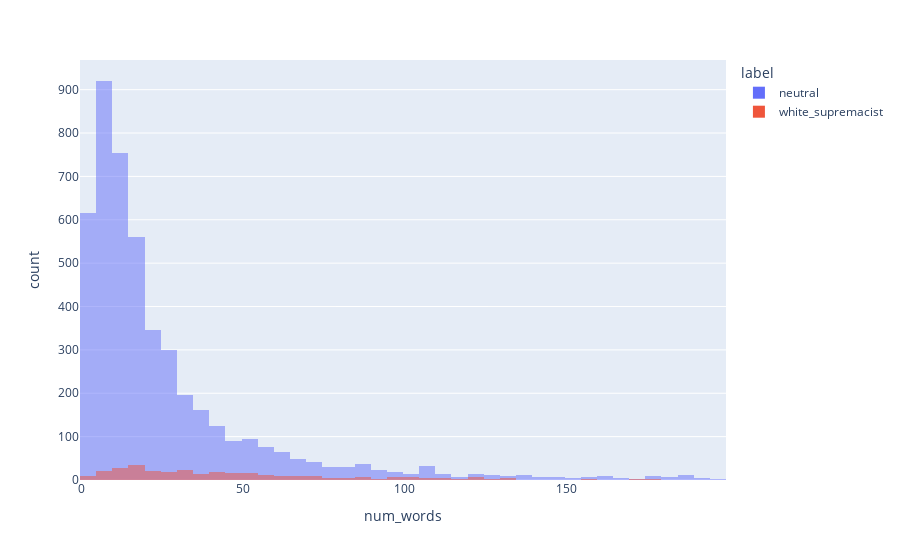

Notebook source saved alongside this figure:
### Code cell
# Look at length (#words) distribution
data['num_words'] = data.text.str.split().str.len()
# data.plot.hist(columns='length', by='label')
data[data['num_words']<200].plot.hist(x='num_words', color='label', barmode='overlay')

### Figure 1 — Plotly figure (JSON) as saved in the notebook; plotly's stock layout.template omitted (floating-point values rounded to 4 significant figures; data arrays with more than 128 entries replaced by an {"elided": "..."} marker saying what was removed)
{"data": [{"alignmentgroup": "True", "bingroup": "x", "hovertemplate": "label=neutral<br>num_words=%{x}<br>count=%{y}<extra></extra>", "legendgroup": "neutral", "marker": {"color": "#636efa", "opacity": 0.5, "pattern": {"shape": ""}}, "name": "neutral", "offsetgroup": "neutral", "orientation": "v", "showlegend": true, "type": "histogram", "x": {"elided": "4720 int values"}, "xaxis": "x", "yaxis": "y"}, {"alignmentgroup": "True", "bingroup": "x", "hovertemplate": "label=white_supremacist<br>num_words=%{x}<br>count=%{y}<extra></extra>", "legendgroup": "white_supremacist", "marker": {"color": "#EF553B", "opacity": 0.5, "pattern": {"shape": ""}}, "name": "white_supremacist", "offsetgroup": "white_supremacist", "orientation": "v", "showlegend": true, "type": "histogram", "x": {"elided": "332 int values"}, "xaxis": "x", "yaxis": "y"}], "layout": {"autosize": true, "barmode": "overlay", "legend": {"title": {"text": "label"}, "tracegroupgap": 0}, "margin": {"t": 60}, "xaxis": {"anchor": "y", "autorange": true, "domain": [0, 1], "range": [-0.5, 199.5], "title": {"text": "num_words"}, "type": "linear"}, "yaxis": {"anchor": "x", "autorange": true, "domain": [0, 1], "range": [0, 968.4], "title": {"text": "count"}}}}
